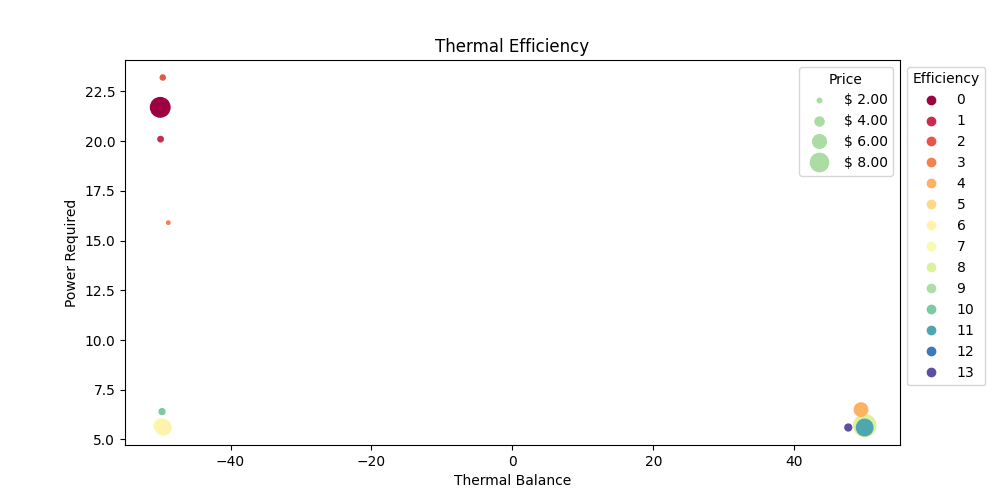

Python code for this plot:
# Description: Thermal and Material Pareto
# Usage: python thermal_pareto.py
# Input: Thermal_Hardware.csv
# Output: thermal_pareto.png

#efficiency = mat out / power consumption
# for thermal this is thermal usage over power cosumption

# Assumptions: Similar rover to HAKUTO's SORATO rover
# https://ttu-ir.tdl.org/bitstream/handle/2346/86273/ICES-2020-209.pdf?sequence=1
# https://ocw.mit.edu/courses/16-851-satellite-engineering-fall-2003/e3a84cc153960fff8d55480fe228bbcc_l23thermalcontro.pdf


# Analyze:
#    - Prevent heat escape -- gold paint, insulation, "aerogel"
#    - Keep rover warm -- heater
#    - heat rejection -- white paint


# Rover Design Temps
# Not exceed -40degC to +40degC (mars)

# rover will deal with Qrad, Qalbedo, Qsolar, Pdiss, Qir_moon
#    Qrad
#    Qalbedo
#    Qsolar
#    Qir_moon
# solar power flux: 1367 W/m2 +- 3.5%
# sink temp is 2.53 K
import pandas as pd
import statistics
import math
import matplotlib.pyplot as plt
import numpy as np
import matplotlib.cm as cm


def read_excel(file_name):
	data = pd.read_csv(file_name)
	return data

# function that searches through list linearly and returns desired idx
def linear_search(L, k):  # for small array you won't look at more than once
    for i in range(len(L)):
        if k == L[i]:
            return i
    return -1

class ThermalAnalysis:

	def __init__(self):
		# active or passive
		#self.type = type
		self.Stefan_Bolz_Const = 5.670 * pow(10,-8) # W/m^2-K^4
		self.Temp_Sink = 2.53 # Kelvin
		self.Solar_Flux = 1418 #G_s [W/m^2]
		self.Lunar_Albedo = 0.18  #min: 0.076, max:0.297
		# assuming dimensions of 529 x 602 x 372  [mm]
		self.Rover_Surface_Area = []#1478.38 #[m]
		self.Rover_Altitude = 0.2 #[m]
		self.Energy_Flux_Lunar_Surface = 0.031 # +- 20% [W/m^2]
		self.Solar_Power_Flux = 1367 # +-3.5% [W/m^2]
		# https://www.ri.cmu.edu/pub_files/pub1/deans_matthew_1998_1/deans_matthew_1998_1.pdf
		self.Solar_Incidence_Angle = 1.5 #[deg]
		self.P_disp = 32.6 # [W] from ICES paper
		self.P_disp_safe = 11.2 # [W]

		self.materials = []
		self.solar_absorptivity = []
		self.emmissivity = []
		self.power_requirement = []
		# dollars per kg
		# per unit - https://www.edmundoptics.com/p/10mm-dia-x-2mm-lambda4-first-surface-mirror/1199/
		# 
		self.cost = []
		self.surface_temp_min = []
		self.surface_temp_max = []
		self.surface_temp_avg = []
		self.thermal_balance = []
		self.efficiency = []
		self.materials_string = []
		self.ranking = []
		
	# material must be a panda containing info about the material
	def add_materials(self, material_data):
		self.materials.append(material_data.Material)
		self.solar_absorptivity.append(material_data.Solar_Absorptivity)
		self.emmissivity.append(material_data.Emmissivity)
		self.power_requirement.append(material_data.Power_Req)
		for i in material_data.Cost:
			self.cost.append(float(i))
		#self.cost = self.cost.replace(',','')
		#self.cost.append([int(cost) for cost in material_data.Cost])

		self.surface_temp_min.append(material_data.Surface_Temp_Min + 273)
		self.surface_temp_max.append(material_data.Surface_Temp_Max + 273)
		for i in range(len(self.surface_temp_min[0])):
			self.surface_temp_avg.append(statistics.mean([self.surface_temp_min[0][i], self.surface_temp_max[0][i]]))
			self.materials_string.append(str(self.materials[0][i]))
		return 1

	#def get_materials(self):
	#	return selfm
	def solve_thermal_balance(self, idx):
		# modify SA to solve thermal balance
		flag = False
		SA = 100 # [m]
		while flag == False:
			Q_rad = self.emmissivity[0][idx] * self.Stefan_Bolz_Const * SA * pow(self.surface_temp_avg[idx] - self.Temp_Sink, 4)
			
			K_a = 0.664 + 0.521 * self.Rover_Altitude + 0.203 * pow(self.Rover_Altitude, 2) #from MIT slides
			Q_albedo = self.Solar_Flux * self.Lunar_Albedo * SA * self.solar_absorptivity[0][idx] * K_a * pow(math.sin(self.Rover_Altitude), 2)
			
			Q_IR_moon = self.Energy_Flux_Lunar_Surface * pow(math.sin(self.Rover_Altitude), 2) * SA * self.emmissivity[0][idx]

			Q_solar = self.Solar_Power_Flux * SA * self.solar_absorptivity[0][idx] * math.cos(self.Solar_Incidence_Angle)

			thermal_balance = (-1 * Q_rad) + Q_albedo + Q_IR_moon + Q_solar + self.P_disp
			#print(thermal_balance)
			if thermal_balance < 50 and thermal_balance > -50:
				flag = True
				self.thermal_balance.append(thermal_balance)
				self.Rover_Surface_Area.append(SA)
			SA -= 0.05

		return 1

	def solve_efficiency(self, idx):
		# assumption: using T_surroundings of Sink Temp ?
		
		ThermalAnalysis.solve_thermal_balance(self, idx)

		self.efficiency.append(abs(self.thermal_balance[idx] / self.power_requirement[0][idx]))

		return self.efficiency[idx]


if __name__ == '__main__':
	material_data = read_excel('Thermal_Hardware.csv')

	Thermal_Analysis = ThermalAnalysis()
	Thermal_Analysis.add_materials(material_data)

	
	Efficiency = []
	Labels = []
	for i in range(len(Thermal_Analysis.materials[0])):
		Efficiency.append(Thermal_Analysis.solve_efficiency(i))
	Thermal_Analysis.ranking = sorted(enumerate(Efficiency), key = lambda i: i[1])
	for i in range(len(Thermal_Analysis.materials_string)):
		Labels.append(Thermal_Analysis.materials_string[Thermal_Analysis.ranking[i][0]])
	fig, ax = plt.subplots()
	fig.set_size_inches(10, 5)
	# TODO: GET QUOTES 
	# PRICE IS RANDOM ARRAY NOT REAL VALUES
	price = np.random.uniform(1, 10, size=len(Thermal_Analysis.materials[0]))

	colors = cm.rainbow(np.linspace(0, 1, len(Thermal_Analysis.thermal_balance)))
	scatter = ax.scatter(Thermal_Analysis.thermal_balance, Thermal_Analysis.power_requirement, c = list(zip(*Thermal_Analysis.ranking))[0], s = 0.3*(price*3)**2, cmap = 'Spectral')
	legend1 = ax.legend(*scatter.legend_elements(num=len(Thermal_Analysis.materials[0])), loc = 'upper left', title = "Efficiency", bbox_to_anchor=(1, 1))
	ax.add_artist(legend1)
	kw = dict(prop="sizes", num=5, color=scatter.cmap(0.7), fmt="$ {x:.2f}", func=lambda s: np.sqrt(s/.3)/3)
	legend2 = ax.legend(*scatter.legend_elements(**kw), loc="upper right", title="Price")
	ax.set_xlabel("Thermal Balance")
	ax.set_ylabel("Power Required")
	ax.set_title("Thermal Efficiency")

	
	plt.savefig('thermal_pareto')
	print("Materials Ranked by Efficiency: ")
	print("\n")
	i = 0 
	for eff in Thermal_Analysis.ranking:
		print(str(i+1)+ " : " + Labels[i] + " Efficiency: " + str(eff[1]) + ", Thermal Balance: " + str(Thermal_Analysis.thermal_balance[i]) + ", Max SA: " + str(Thermal_Analysis.Rover_Surface_Area[i]))
		i += 1

	i = 0 
	print("\n")
	print("Price (Currently Rand Values) : ")
	for i in range(len(Thermal_Analysis.ranking)):
		print(str(i+1)+ " : " + Labels[i] + " Price: $" + str(price[i]))


	


